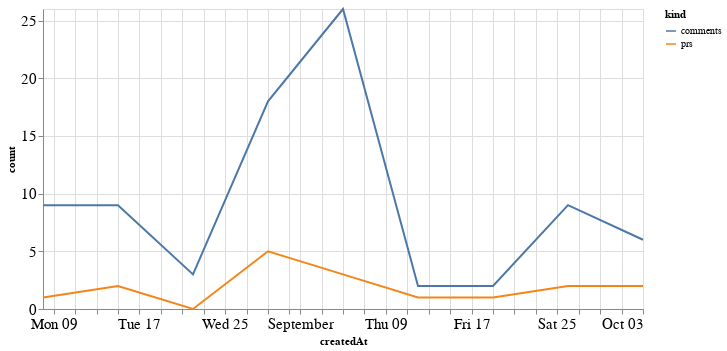

The notebook cell saved with this chart:
### Code cell
alt.Chart(total_time, width=600).mark_line().encode(
    x='createdAt',
    y='count',
    color='kind'
)

### Figure 1 — Vega-Lite specification as saved in the notebook (floating-point values rounded to 4 significant figures)
{"config": {"axisLeft": {"labelFontSize": 15}, "axisBottom": {"labelFontSize": 15}}, "data": {"name": "data-9a1dddc666dc3770ce7106ab9163829e"}, "mark": "line", "encoding": {"color": {"type": "nominal", "field": "kind"}, "x": {"type": "temporal", "field": "createdAt"}, "y": {"type": "quantitative", "field": "count"}}, "width": 600, "$schema": "https://vega.github.io/schema/vega-lite/v4.8.1.json", "datasets": {"data-9a1dddc666dc3770ce7106ab9163829e": [{"createdAt": "2021-08-08T00:00:00", "kind": "prs", "count": 1}, {"createdAt": "2021-08-15T00:00:00", "kind": "prs", "count": 2}, {"createdAt": "2021-08-22T00:00:00", "kind": "prs", "count": 0}, {"createdAt": "2021-08-29T00:00:00", "kind": "prs", "count": 5}, {"createdAt": "2021-09-05T00:00:00", "kind": "prs", "count": 3}, {"createdAt": "2021-09-12T00:00:00", "kind": "prs", "count": 1}, {"createdAt": "2021-09-19T00:00:00", "kind": "prs", "count": 1}, {"createdAt": "2021-09-26T00:00:00", "kind": "prs", "count": 2}, {"createdAt": "2021-10-03T00:00:00", "kind": "prs", "count": 2}, {"createdAt": "2021-08-08T00:00:00", "kind": "comments", "count": 9}, {"createdAt": "2021-08-15T00:00:00", "kind": "comments", "count": 9}, {"createdAt": "2021-08-22T00:00:00", "kind": "comments", "count": 3}, {"createdAt": "2021-08-29T00:00:00", "kind": "comments", "count": 18}, {"createdAt": "2021-09-05T00:00:00", "kind": "comments", "count": 26}, {"createdAt": "2021-09-12T00:00:00", "kind": "comments", "count": 2}, {"createdAt": "2021-09-19T00:00:00", "kind": "comments", "count": 2}, {"createdAt": "2021-09-26T00:00:00", "kind": "comments", "count": 9}, {"createdAt": "2021-10-03T00:00:00", "kind": "comments", "count": 6}]}}
